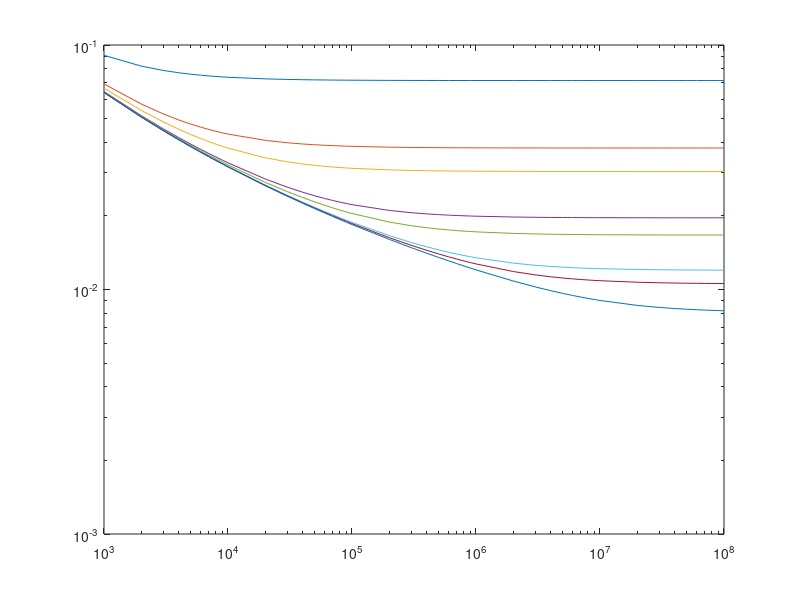

This chart was generated by the following MATLAB code:
clear
clc
re = 1000;
rough = [500,100, 50,10,5,1,.5,.1]* 10^-4;

error =1;
a = 0;

for i = 3: 7
    for j = 1:10
        Re(j+ 10*(i-3),1) = j* 10^i;
    end
end
fric(1: length(Re),1: length(rough)) = .1;
%fric(1: length(Re),1) = 1;
for r= 1: length(rough)
    for i = 1: length(Re)
        fric(i)
        Re(i)
        while error >0.00001
            temp = fric(i,r);
            
            inter = -2* log10( rough(r)/3.7 + (2.51/Re(i) / fric(i,r)^.5))
            fric(i,r) = inter ^-2;
            error = temp - fric(i,r);
            
        end
        error =1;
    end 
 end

loglog(Re, fric)
%plot(Re, fric, '*')
% while error >0.00001
%     temp = fric
%     inter = -2* log((3.7* rough)^-1 + (2.51/re * fric^.5))
%     fric = inter ^-2
%     error = temp - fric
%     a = a + 1;
% end
% fric
% a
